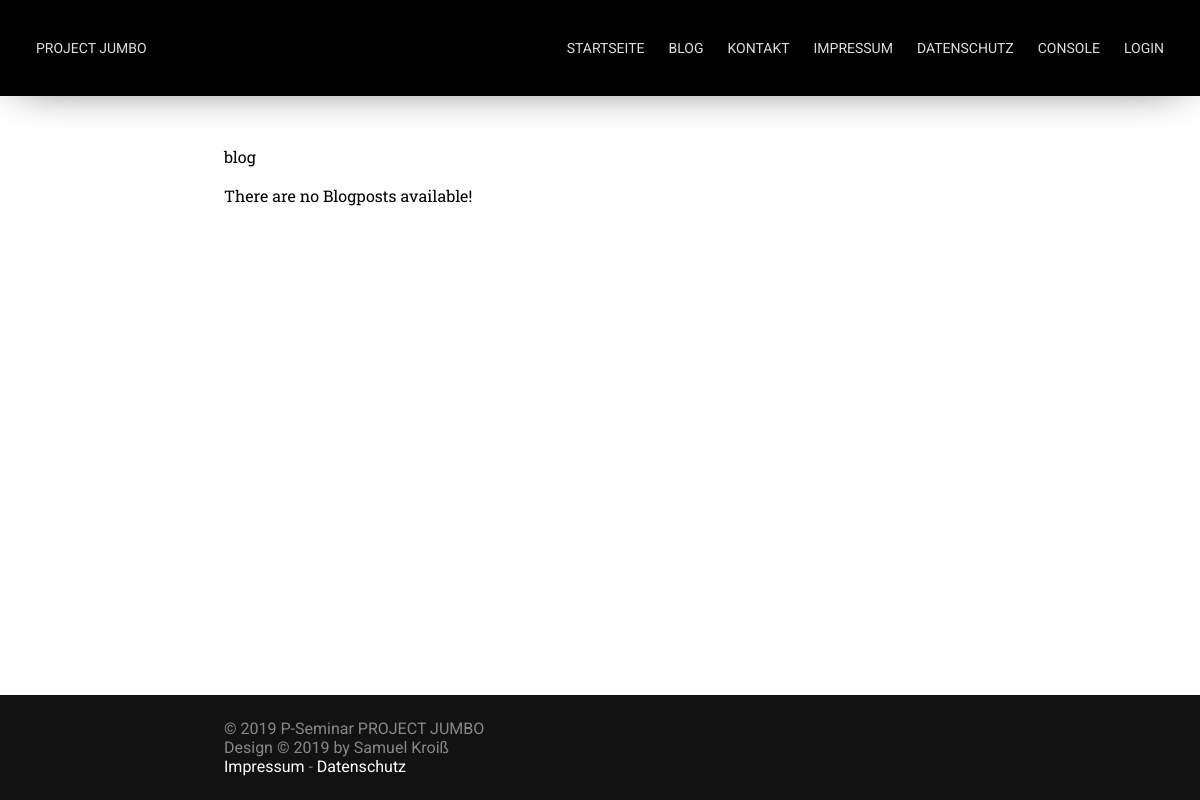
/blog, run on an earlier commit of the app's database.
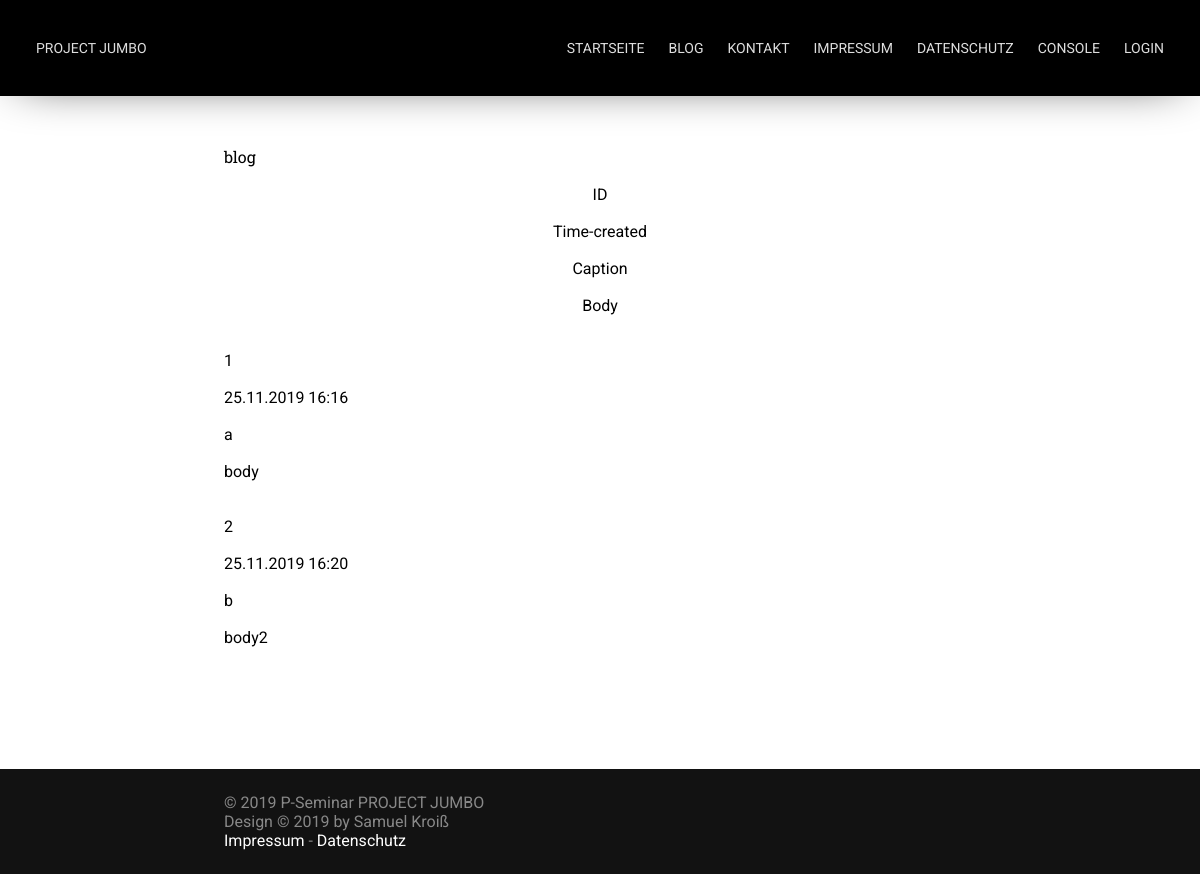
And on a later commit of the database.
### blog.py (models this page shows, shortened)
class Blog_Post(db.Model):
    id = db.Column(db.Integer, primary_key=True)
    caption = db.Column(db.String, nullable=False)
    body = db.Column(db.String, nullable=False)
    time_created = db.Column(db.DateTime, default=datetime.now() )

### blog.py (the view)
@app.route("/blog")
def blog():
    posts = Blog_Post.query.order_by(Blog_Post.time_created).all()
    return render_template("blog.html", title="Blog", posts=posts)

### blog.py (called while the page is built)
@app.context_processor
def inject_login_status():
    return dict(login_status=current_user.is_authenticated)

### templates/blog.html (shortened to what this page needs)
{% extends 'base.html' %}
{% block content %}
    <p>blog</p>
    {% if posts|length < 1 %}
        <p>There are no Blogposts available!</p>
    {% else %}
        <table>
            <tr>
                <th>ID</th>
                <th>Time-created</th>
                <th>Caption</th>
                <th>Body</th>
            </tr>
            {% for post in posts %}
                <tr>
                    <td>{{ post.id }}</td>
                    <td>{{ post.time_created.__format__("%d.%m.%Y %H:%M") }}</tds>
                    <td>{{ post.caption }}</td>
                    <td>{{ post.body }}</td>
                </tr>
            {% endfor %}
        </table>
    {% endif %}
{% endblock %}

### templates/base.html (shortened to what this page needs)
<!DOCTYPE html>
<html>
	<head>
		<link href="{{ url_for('static', filename='css/main.css') }}" rel="stylesheet">
		<link href="{{ url_for('static', filename='css/nav.css') }}" rel="stylesheet">
	</head>
	<body>
		<div id="container">
			<nav id="nav">
				<a href="{{ url_for('index') }}">Project Jumbo</a>
				<ul>
					<li><a href="{{ url_for('index') }}">Startseite</a></li>
					<li><a href="{{ url_for('blog') }}">Blog</a></li>
					<li><a href="#">Kontakt</a></li>
					<li><a href="#">Impressum</a></li>
					<li><a href="#">Datenschutz</a></li>
					<li><a href="{{ url_for('admin') }}">Console</a></li>
					{% if login_status == false %}
						<li><a href="{{ url_for('login') }}">Login</a></li>
					{% else %}
						<li><a href="{{ url_for('logout') }}">Logout</a></li>
					{% endif %}
				</ul>
			</nav>
			<div class="spacer nav"></div>
			<section id="content">
				{% block content %}  {% endblock %}
			</section>
			<div class="spacer footer"></div>
			<footer id="footer">
				<p>&copy; 2019 P-Seminar PROJECT JUMBO<br />Design &copy; 2019 by Samuel Kroiß<br /><a href="#">Impressum</a> - <a href="#">Datenschutz</a></p>
			</footer>
		</div>
	</body>
</html>

### static/css/main.css (style rules this page uses)
* { margin: 0; padding: 0; font-family: 'Roboto', sans-serif; font-size: 16px; font-weight: 400; text-decoration: none; }
body { width: 100%; height: 100%; overflow-x: hidden; overflow-y: scroll; scroll-behavior: smooth; }
.spacer { width: 100vw; }
.spacer.nav { height: 96px; }
.spacer.footer { height: 105px; }
#content * { padding-bottom: 18px; display: block; }
#content p { font-family: 'Roboto Slab', serif; }
#container { display: block; width: 100%; min-height: 100vh; position: relative; }
#content { max-width: 800px; margin: 0 auto; padding: 50px 24px; box-sizing: border-box; }
#footer { width: 100%; background: #121212; position: absolute; right: 0; bottom: 0; left: 0; }
#footer p { max-width: 800px; margin: 0 auto; padding: 24px; color: #888888; box-sizing: border-box; }
#footer a { text-decoration: none; color: #FFFFFF; }

### static/css/nav.css (style rules this page uses)
:root { --link-color: #DEDEDE; }
#nav { width: 100%; height: 96px; box-sizing: border-box; position: fixed; transition: height 300ms; z-index: 10; background: #000000; box-shadow: 0px 0px 50px -20px rgba(0,0,0,1); overflow: hidden; }
#nav ul { float: right; display: flex; }
#nav ul li { list-style-type: none; }
#nav a { color: var(--link-color); text-transform: uppercase; font-size: 14px; line-height: 48px; float: left; padding: 0 12px; display: block; transition: color 100ms; }
#nav a { font-family: 'Alata', sans-serif; }
#nav ul li a { font-family: 'Roboto', sans-serif; }
@media only screen and (min-width: 900px) { #nav { padding: 24px; } }

What changed in the data, as far as the page shows it:
added Blog_Post: id "1", time_created.__format__ "25.11.2019 16:16", caption "a", body "body"
added Blog_Post: id "2", time_created.__format__ "25.11.2019 16:20", caption "b", body "body2"
Also different on the page:
text no longer shown: "There are no Blogposts available!"
text now shown: "ID Time-created Caption Body"
